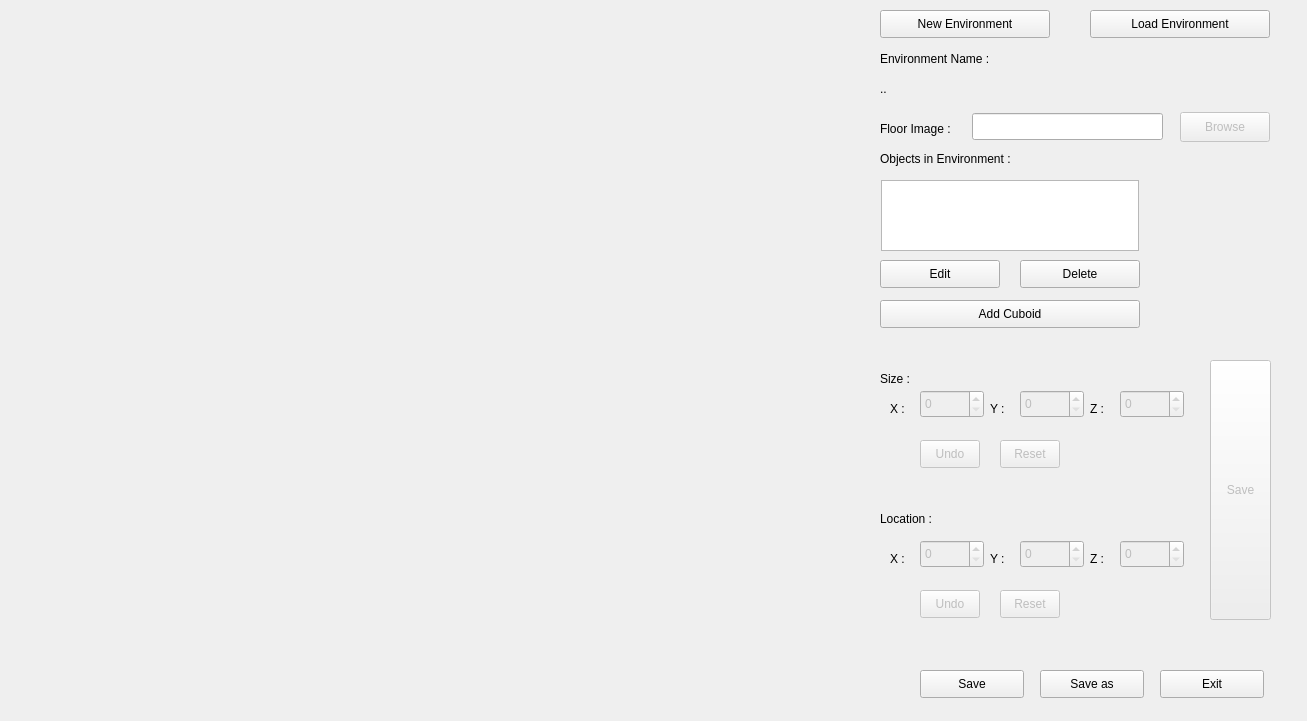
<?xml version="1.0" encoding="UTF-8"?>
<ui version="4.0">
 <class>createEnvironment</class>
 <widget class="QWidget" name="createEnvironment">
  <property name="windowModality">
   <enum>Qt::NonModal</enum>
  </property>
  <property name="geometry">
   <rect>
    <x>0</x>
    <y>0</y>
    <width>1307</width>
    <height>721</height>
   </rect>
  </property>
  <property name="focusPolicy">
   <enum>Qt::NoFocus</enum>
  </property>
  <property name="windowTitle">
   <string>Create Environment</string>
  </property>
  <widget class="createEnvironmentOpenglWindow" name="widget" native="true">
   <property name="geometry">
    <rect>
     <x>10</x>
     <y>10</y>
     <width>850</width>
     <height>700</height>
    </rect>
   </property>
  </widget>
  <widget class="QListWidget" name="listWidget">
   <property name="geometry">
    <rect>
     <x>881</x>
     <y>180</y>
     <width>258</width>
     <height>71</height>
    </rect>
   </property>
  </widget>
  <widget class="QPushButton" name="deleteButton">
   <property name="enabled">
    <bool>true</bool>
   </property>
   <property name="geometry">
    <rect>
     <x>1020</x>
     <y>260</y>
     <width>120</width>
     <height>28</height>
    </rect>
   </property>
   <property name="focusPolicy">
    <enum>Qt::StrongFocus</enum>
   </property>
   <property name="text">
    <string>Delete</string>
   </property>
  </widget>
  <widget class="QPushButton" name="newEnvButton">
   <property name="geometry">
    <rect>
     <x>880</x>
     <y>10</y>
     <width>170</width>
     <height>28</height>
    </rect>
   </property>
   <property name="text">
    <string>New Environment</string>
   </property>
  </widget>
  <widget class="QPushButton" name="loadButton">
   <property name="geometry">
    <rect>
     <x>1090</x>
     <y>10</y>
     <width>180</width>
     <height>28</height>
    </rect>
   </property>
   <property name="text">
    <string>Load Environment</string>
   </property>
  </widget>
  <widget class="QLabel" name="label_1">
   <property name="geometry">
    <rect>
     <x>880</x>
     <y>50</y>
     <width>161</width>
     <height>18</height>
    </rect>
   </property>
   <property name="text">
    <string>Environment Name :</string>
   </property>
  </widget>
  <widget class="QLabel" name="label_2">
   <property name="geometry">
    <rect>
     <x>880</x>
     <y>80</y>
     <width>581</width>
     <height>18</height>
    </rect>
   </property>
   <property name="text">
    <string>..</string>
   </property>
  </widget>
  <widget class="QLabel" name="label_3">
   <property name="geometry">
    <rect>
     <x>880</x>
     <y>150</y>
     <width>201</width>
     <height>18</height>
    </rect>
   </property>
   <property name="text">
    <string>Objects in Environment :</string>
   </property>
  </widget>
  <widget class="QPushButton" name="editButton">
   <property name="geometry">
    <rect>
     <x>880</x>
     <y>260</y>
     <width>120</width>
     <height>28</height>
    </rect>
   </property>
   <property name="text">
    <string>Edit</string>
   </property>
  </widget>
  <widget class="QLabel" name="label_4">
   <property name="geometry">
    <rect>
     <x>880</x>
     <y>370</y>
     <width>70</width>
     <height>18</height>
    </rect>
   </property>
   <property name="text">
    <string>Size :</string>
   </property>
  </widget>
  <widget class="QLabel" name="label_5">
   <property name="geometry">
    <rect>
     <x>880</x>
     <y>510</y>
     <width>71</width>
     <height>18</height>
    </rect>
   </property>
   <property name="text">
    <string>Location :</string>
   </property>
  </widget>
  <widget class="QSpinBox" name="sizeXspinBox">
   <property name="enabled">
    <bool>false</bool>
   </property>
   <property name="geometry">
    <rect>
     <x>920</x>
     <y>390</y>
     <width>64</width>
     <height>28</height>
    </rect>
   </property>
   <property name="maximum">
    <number>2700</number>
   </property>
   <property name="singleStep">
    <number>10</number>
   </property>
  </widget>
  <widget class="QLabel" name="label_6">
   <property name="geometry">
    <rect>
     <x>890</x>
     <y>400</y>
     <width>21</width>
     <height>18</height>
    </rect>
   </property>
   <property name="text">
    <string>X :</string>
   </property>
  </widget>
  <widget class="QSpinBox" name="sizeYspinBox">
   <property name="enabled">
    <bool>false</bool>
   </property>
   <property name="geometry">
    <rect>
     <x>1020</x>
     <y>390</y>
     <width>64</width>
     <height>28</height>
    </rect>
   </property>
   <property name="maximum">
    <number>2700</number>
   </property>
   <property name="singleStep">
    <number>10</number>
   </property>
  </widget>
  <widget class="QLabel" name="label_7">
   <property name="geometry">
    <rect>
     <x>990</x>
     <y>400</y>
     <width>21</width>
     <height>18</height>
    </rect>
   </property>
   <property name="text">
    <string>Y :</string>
   </property>
  </widget>
  <widget class="QSpinBox" name="sizeZspinBox">
   <property name="enabled">
    <bool>false</bool>
   </property>
   <property name="geometry">
    <rect>
     <x>1120</x>
     <y>390</y>
     <width>64</width>
     <height>28</height>
    </rect>
   </property>
   <property name="maximum">
    <number>2700</number>
   </property>
   <property name="singleStep">
    <number>10</number>
   </property>
  </widget>
  <widget class="QLabel" name="label_8">
   <property name="geometry">
    <rect>
     <x>1090</x>
     <y>400</y>
     <width>21</width>
     <height>18</height>
    </rect>
   </property>
   <property name="text">
    <string>Z :</string>
   </property>
  </widget>
  <widget class="QLabel" name="label_9">
   <property name="geometry">
    <rect>
     <x>1090</x>
     <y>550</y>
     <width>21</width>
     <height>18</height>
    </rect>
   </property>
   <property name="text">
    <string>Z :</string>
   </property>
  </widget>
  <widget class="QSpinBox" name="locationXspinBox">
   <property name="enabled">
    <bool>false</bool>
   </property>
   <property name="geometry">
    <rect>
     <x>920</x>
     <y>540</y>
     <width>64</width>
     <height>28</height>
    </rect>
   </property>
   <property name="maximum">
    <number>2700</number>
   </property>
   <property name="singleStep">
    <number>10</number>
   </property>
  </widget>
  <widget class="QLabel" name="label_10">
   <property name="geometry">
    <rect>
     <x>890</x>
     <y>550</y>
     <width>21</width>
     <height>18</height>
    </rect>
   </property>
   <property name="text">
    <string>X :</string>
   </property>
  </widget>
  <widget class="QLabel" name="label_11">
   <property name="geometry">
    <rect>
     <x>990</x>
     <y>550</y>
     <width>21</width>
     <height>18</height>
    </rect>
   </property>
   <property name="text">
    <string>Y :</string>
   </property>
  </widget>
  <widget class="QSpinBox" name="locationZspinBox">
   <property name="enabled">
    <bool>false</bool>
   </property>
   <property name="geometry">
    <rect>
     <x>1120</x>
     <y>540</y>
     <width>64</width>
     <height>28</height>
    </rect>
   </property>
   <property name="maximum">
    <number>2700</number>
   </property>
   <property name="singleStep">
    <number>10</number>
   </property>
  </widget>
  <widget class="QSpinBox" name="locationYspinBox">
   <property name="enabled">
    <bool>false</bool>
   </property>
   <property name="geometry">
    <rect>
     <x>1020</x>
     <y>540</y>
     <width>64</width>
     <height>28</height>
    </rect>
   </property>
   <property name="maximum">
    <number>2700</number>
   </property>
   <property name="singleStep">
    <number>10</number>
   </property>
  </widget>
  <widget class="QPushButton" name="addButton">
   <property name="geometry">
    <rect>
     <x>880</x>
     <y>300</y>
     <width>260</width>
     <height>28</height>
    </rect>
   </property>
   <property name="text">
    <string>Add Cuboid</string>
   </property>
  </widget>
  <widget class="QPushButton" name="sizeUndoButton">
   <property name="enabled">
    <bool>false</bool>
   </property>
   <property name="geometry">
    <rect>
     <x>920</x>
     <y>440</y>
     <width>60</width>
     <height>28</height>
    </rect>
   </property>
   <property name="text">
    <string>Undo</string>
   </property>
  </widget>
  <widget class="QPushButton" name="sizeResetButton">
   <property name="enabled">
    <bool>false</bool>
   </property>
   <property name="geometry">
    <rect>
     <x>1000</x>
     <y>440</y>
     <width>60</width>
     <height>28</height>
    </rect>
   </property>
   <property name="text">
    <string>Reset</string>
   </property>
  </widget>
  <widget class="QPushButton" name="locationUndoButton">
   <property name="enabled">
    <bool>false</bool>
   </property>
   <property name="geometry">
    <rect>
     <x>920</x>
     <y>590</y>
     <width>60</width>
     <height>28</height>
    </rect>
   </property>
   <property name="text">
    <string>Undo</string>
   </property>
  </widget>
  <widget class="QPushButton" name="locationResetButton">
   <property name="enabled">
    <bool>false</bool>
   </property>
   <property name="geometry">
    <rect>
     <x>1000</x>
     <y>590</y>
     <width>60</width>
     <height>28</height>
    </rect>
   </property>
   <property name="text">
    <string>Reset</string>
   </property>
  </widget>
  <widget class="QPushButton" name="saveDimentionButton">
   <property name="enabled">
    <bool>false</bool>
   </property>
   <property name="geometry">
    <rect>
     <x>1210</x>
     <y>360</y>
     <width>61</width>
     <height>260</height>
    </rect>
   </property>
   <property name="text">
    <string>Save</string>
   </property>
  </widget>
  <widget class="QLabel" name="label_13">
   <property name="geometry">
    <rect>
     <x>880</x>
     <y>340</y>
     <width>650</width>
     <height>18</height>
    </rect>
   </property>
   <property name="text">
    <string/>
   </property>
  </widget>
  <widget class="QPushButton" name="saveButton">
   <property name="enabled">
    <bool>true</bool>
   </property>
   <property name="geometry">
    <rect>
     <x>920</x>
     <y>670</y>
     <width>104</width>
     <height>28</height>
    </rect>
   </property>
   <property name="text">
    <string>Save</string>
   </property>
  </widget>
  <widget class="QPushButton" name="cancelButton">
   <property name="geometry">
    <rect>
     <x>1040</x>
     <y>670</y>
     <width>104</width>
     <height>28</height>
    </rect>
   </property>
   <property name="text">
    <string>Save as</string>
   </property>
  </widget>
  <widget class="QPushButton" name="exitButton">
   <property name="geometry">
    <rect>
     <x>1160</x>
     <y>670</y>
     <width>104</width>
     <height>28</height>
    </rect>
   </property>
   <property name="text">
    <string>Exit</string>
   </property>
  </widget>
  <widget class="QLabel" name="label">
   <property name="geometry">
    <rect>
     <x>880</x>
     <y>120</y>
     <width>141</width>
     <height>17</height>
    </rect>
   </property>
   <property name="text">
    <string>Floor Image :</string>
   </property>
  </widget>
  <widget class="QPushButton" name="browseButton">
   <property name="enabled">
    <bool>false</bool>
   </property>
   <property name="geometry">
    <rect>
     <x>1180</x>
     <y>112</y>
     <width>90</width>
     <height>30</height>
    </rect>
   </property>
   <property name="text">
    <string>Browse</string>
   </property>
  </widget>
  <widget class="QLineEdit" name="lineEdit">
   <property name="enabled">
    <bool>true</bool>
   </property>
   <property name="geometry">
    <rect>
     <x>972</x>
     <y>113</y>
     <width>191</width>
     <height>27</height>
    </rect>
   </property>
  </widget>
 </widget>
 <customwidgets>
  <customwidget>
   <class>createEnvironmentOpenglWindow</class>
   <extends>QWidget</extends>
   <header>createenvironmentopenglwindow.h</header>
   <container>1</container>
   <slots>
    <slot>testSlot()</slot>
    <slot>updateObject(vector_envObjectType)</slot>
    <slot>currentObject(QString)</slot>
   </slots>
  </customwidget>
 </customwidgets>
 <resources/>
 <connections>
  <connection>
   <sender>listWidget</sender>
   <signal>currentRowChanged(int)</signal>
   <receiver>createEnvironment</receiver>
   <slot>currentRowChanged(int)</slot>
   <hints>
    <hint type="sourcelabel">
     <x>881</x>
     <y>240</y>
    </hint>
    <hint type="destinationlabel">
     <x>545</x>
     <y>268</y>
    </hint>
   </hints>
  </connection>
  <connection>
   <sender>newEnvButton</sender>
   <signal>clicked()</signal>
   <receiver>createEnvironment</receiver>
   <slot>newEnvButtonClicked()</slot>
   <hints>
    <hint type="sourcelabel">
     <x>907</x>
     <y>23</y>
    </hint>
    <hint type="destinationlabel">
     <x>918</x>
     <y>25</y>
    </hint>
   </hints>
  </connection>
  <connection>
   <sender>loadButton</sender>
   <signal>clicked()</signal>
   <receiver>createEnvironment</receiver>
   <slot>loadEnvButtonClicked()</slot>
   <hints>
    <hint type="sourcelabel">
     <x>1115</x>
     <y>27</y>
    </hint>
    <hint type="destinationlabel">
     <x>1129</x>
     <y>27</y>
    </hint>
   </hints>
  </connection>
  <connection>
   <sender>editButton</sender>
   <signal>clicked()</signal>
   <receiver>createEnvironment</receiver>
   <slot>editObjectButtonClicked()</slot>
   <hints>
    <hint type="sourcelabel">
     <x>999</x>
     <y>280</y>
    </hint>
    <hint type="destinationlabel">
     <x>1091</x>
     <y>129</y>
    </hint>
   </hints>
  </connection>
  <connection>
   <sender>deleteButton</sender>
   <signal>clicked()</signal>
   <receiver>createEnvironment</receiver>
   <slot>deleteObjectButtonClicked()</slot>
   <hints>
    <hint type="sourcelabel">
     <x>1139</x>
     <y>280</y>
    </hint>
    <hint type="destinationlabel">
     <x>1195</x>
     <y>126</y>
    </hint>
   </hints>
  </connection>
  <connection>
   <sender>addButton</sender>
   <signal>clicked()</signal>
   <receiver>createEnvironment</receiver>
   <slot>addObjectButtonClicked()</slot>
   <hints>
    <hint type="sourcelabel">
     <x>1139</x>
     <y>320</y>
    </hint>
    <hint type="destinationlabel">
     <x>1233</x>
     <y>191</y>
    </hint>
   </hints>
  </connection>
  <connection>
   <sender>listWidget</sender>
   <signal>currentTextChanged(QString)</signal>
   <receiver>label_13</receiver>
   <slot>setText(QString)</slot>
   <hints>
    <hint type="sourcelabel">
     <x>937</x>
     <y>187</y>
    </hint>
    <hint type="destinationlabel">
     <x>954</x>
     <y>241</y>
    </hint>
   </hints>
  </connection>
  <connection>
   <sender>sizeUndoButton</sender>
   <signal>clicked()</signal>
   <receiver>createEnvironment</receiver>
   <slot>sizeUndoButtonClicked()</slot>
   <hints>
    <hint type="sourcelabel">
     <x>1083</x>
     <y>299</y>
    </hint>
    <hint type="destinationlabel">
     <x>1069</x>
     <y>270</y>
    </hint>
   </hints>
  </connection>
  <connection>
   <sender>sizeResetButton</sender>
   <signal>clicked()</signal>
   <receiver>createEnvironment</receiver>
   <slot>sizeResetButtonClicked()</slot>
   <hints>
    <hint type="sourcelabel">
     <x>1152</x>
     <y>301</y>
    </hint>
    <hint type="destinationlabel">
     <x>1137</x>
     <y>273</y>
    </hint>
   </hints>
  </connection>
  <connection>
   <sender>locationUndoButton</sender>
   <signal>clicked()</signal>
   <receiver>createEnvironment</receiver>
   <slot>locationUndoButtonClicked()</slot>
   <hints>
    <hint type="sourcelabel">
     <x>1083</x>
     <y>367</y>
    </hint>
    <hint type="destinationlabel">
     <x>1035</x>
     <y>347</y>
    </hint>
   </hints>
  </connection>
  <connection>
   <sender>locationResetButton</sender>
   <signal>clicked()</signal>
   <receiver>createEnvironment</receiver>
   <slot>locationResetButtonClicked()</slot>
   <hints>
    <hint type="sourcelabel">
     <x>1149</x>
     <y>369</y>
    </hint>
    <hint type="destinationlabel">
     <x>1115</x>
     <y>341</y>
    </hint>
   </hints>
  </connection>
  <connection>
   <sender>saveDimentionButton</sender>
   <signal>clicked()</signal>
   <receiver>createEnvironment</receiver>
   <slot>saveDimentionButtonClicked()</slot>
   <hints>
    <hint type="sourcelabel">
     <x>1240</x>
     <y>332</y>
    </hint>
    <hint type="destinationlabel">
     <x>1208</x>
     <y>257</y>
    </hint>
   </hints>
  </connection>
  <connection>
   <sender>createEnvironment</sender>
   <signal>objectUpdated(vector_envObjectType)</signal>
   <receiver>widget</receiver>
   <slot>updateObject(vector_envObjectType)</slot>
   <hints>
    <hint type="sourcelabel">
     <x>925</x>
     <y>590</y>
    </hint>
    <hint type="destinationlabel">
     <x>662</x>
     <y>579</y>
    </hint>
   </hints>
  </connection>
  <connection>
   <sender>saveButton</sender>
   <signal>clicked()</signal>
   <receiver>createEnvironment</receiver>
   <slot>saveButtonClicked()</slot>
   <hints>
    <hint type="sourcelabel">
     <x>956</x>
     <y>674</y>
    </hint>
    <hint type="destinationlabel">
     <x>1070</x>
     <y>658</y>
    </hint>
   </hints>
  </connection>
  <connection>
   <sender>cancelButton</sender>
   <signal>clicked()</signal>
   <receiver>createEnvironment</receiver>
   <slot>cancelButtonClicked()</slot>
   <hints>
    <hint type="sourcelabel">
     <x>1107</x>
     <y>682</y>
    </hint>
    <hint type="destinationlabel">
     <x>1209</x>
     <y>638</y>
    </hint>
   </hints>
  </connection>
  <connection>
   <sender>sizeXspinBox</sender>
   <signal>valueChanged(int)</signal>
   <receiver>createEnvironment</receiver>
   <slot>sizeXspinBoxValueChanged(int)</slot>
   <hints>
    <hint type="sourcelabel">
     <x>801</x>
     <y>300</y>
    </hint>
    <hint type="destinationlabel">
     <x>731</x>
     <y>269</y>
    </hint>
   </hints>
  </connection>
  <connection>
   <sender>sizeYspinBox</sender>
   <signal>valueChanged(int)</signal>
   <receiver>createEnvironment</receiver>
   <slot>sizeYspinBoxValueChanged(int)</slot>
   <hints>
    <hint type="sourcelabel">
     <x>890</x>
     <y>303</y>
    </hint>
    <hint type="destinationlabel">
     <x>732</x>
     <y>291</y>
    </hint>
   </hints>
  </connection>
  <connection>
   <sender>sizeZspinBox</sender>
   <signal>valueChanged(int)</signal>
   <receiver>createEnvironment</receiver>
   <slot>sizeZspinBoxValueChanged(int)</slot>
   <hints>
    <hint type="sourcelabel">
     <x>991</x>
     <y>301</y>
    </hint>
    <hint type="destinationlabel">
     <x>728</x>
     <y>315</y>
    </hint>
   </hints>
  </connection>
  <connection>
   <sender>locationXspinBox</sender>
   <signal>valueChanged(int)</signal>
   <receiver>createEnvironment</receiver>
   <slot>locationXspinBoxValueChanged(int)</slot>
   <hints>
    <hint type="sourcelabel">
     <x>782</x>
     <y>366</y>
    </hint>
    <hint type="destinationlabel">
     <x>755</x>
     <y>401</y>
    </hint>
   </hints>
  </connection>
  <connection>
   <sender>locationYspinBox</sender>
   <signal>valueChanged(int)</signal>
   <receiver>createEnvironment</receiver>
   <slot>locationYspinBoxValueChanged(int)</slot>
   <hints>
    <hint type="sourcelabel">
     <x>881</x>
     <y>384</y>
    </hint>
    <hint type="destinationlabel">
     <x>756</x>
     <y>426</y>
    </hint>
   </hints>
  </connection>
  <connection>
   <sender>locationZspinBox</sender>
   <signal>valueChanged(int)</signal>
   <receiver>createEnvironment</receiver>
   <slot>locationZspinBoxValueChanged(int)</slot>
   <hints>
    <hint type="sourcelabel">
     <x>971</x>
     <y>382</y>
    </hint>
    <hint type="destinationlabel">
     <x>755</x>
     <y>451</y>
    </hint>
   </hints>
  </connection>
  <connection>
   <sender>listWidget</sender>
   <signal>currentTextChanged(QString)</signal>
   <receiver>widget</receiver>
   <slot>currentObject(QString)</slot>
   <hints>
    <hint type="sourcelabel">
     <x>881</x>
     <y>211</y>
    </hint>
    <hint type="destinationlabel">
     <x>694</x>
     <y>166</y>
    </hint>
   </hints>
  </connection>
  <connection>
   <sender>exitButton</sender>
   <signal>clicked()</signal>
   <receiver>createEnvironment</receiver>
   <slot>exitButtonClicked()</slot>
   <hints>
    <hint type="sourcelabel">
     <x>1239</x>
     <y>681</y>
    </hint>
    <hint type="destinationlabel">
     <x>1263</x>
     <y>656</y>
    </hint>
   </hints>
  </connection>
  <connection>
   <sender>browseButton</sender>
   <signal>clicked()</signal>
   <receiver>createEnvironment</receiver>
   <slot>browseButtonClicked()</slot>
   <hints>
    <hint type="sourcelabel">
     <x>1208</x>
     <y>113</y>
    </hint>
    <hint type="destinationlabel">
     <x>1208</x>
     <y>156</y>
    </hint>
   </hints>
  </connection>
 </connections>
 <slots>
  <signal>testSignal()</signal>
  <signal>objectUpdated(vector_envObjectType)</signal>
  <slot>del()</slot>
  <slot>currentRowChanged(int)</slot>
  <slot>createNewEnvironment()</slot>
  <slot>loadEnvironment()</slot>
  <slot>newEnvButtonClicked()</slot>
  <slot>loadEnvButtonClicked()</slot>
  <slot>addObjectButtonClicked()</slot>
  <slot>deleteObjectButtonClicked()</slot>
  <slot>editObjectButtonClicked()</slot>
  <slot>sizeUndoButtonClicked()</slot>
  <slot>sizeResetButtonClicked()</slot>
  <slot>locationUndoButtonClicked()</slot>
  <slot>locationResetButtonClicked()</slot>
  <slot>saveDimentionButtonClicked()</slot>
  <slot>saveButtonClicked()</slot>
  <slot>cancelButtonClicked()</slot>
  <slot>sizeXspinBoxValueChanged(int)</slot>
  <slot>sizeYspinBoxValueChanged(int)</slot>
  <slot>sizeZspinBoxValueChanged(int)</slot>
  <slot>locationXspinBoxValueChanged(int)</slot>
  <slot>locationYspinBoxValueChanged(int)</slot>
  <slot>locationZspinBoxValueChanged(int)</slot>
  <slot>exitButtonClicked()</slot>
  <slot>browseButtonClicked()</slot>
 </slots>
</ui>
